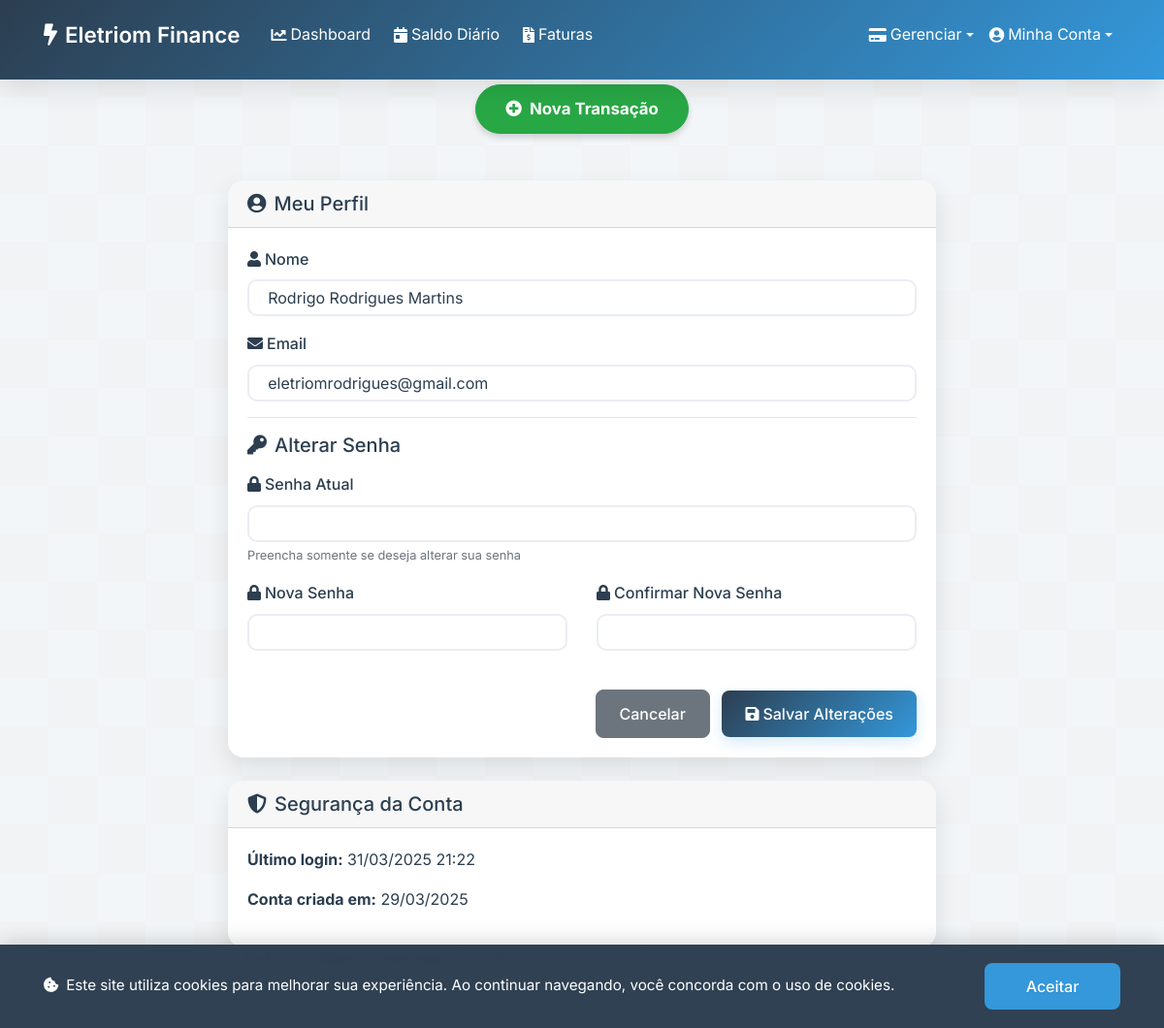
The app's page /profile (signed in) with its own data.
### app.py (models this page shows, shortened)
class User(db.Model, UserMixin):
    id = db.Column(db.Integer, primary_key=True)
    name = db.Column(db.String(100), nullable=False)
    email = db.Column(db.String(100), unique=True, nullable=False)
    password_hash = db.Column(db.String(200), nullable=False)
    created_at = db.Column(db.DateTime, default=datetime.now)
    last_login = db.Column(db.DateTime, nullable=True)
    active = db.Column(db.Boolean, default=True)
    is_admin = db.Column(db.Boolean, default=False)  # Campo para indicar se o usuário é administrador
    transactions = db.relationship('Transaction', backref='user', lazy=True)
    credit_cards = db.relationship('CreditCard', backref='user', lazy=True)

### app.py (the view, shortened to what this page needs)
@app.route('/profile', methods=['GET', 'POST'])
@login_required
def profile():
    return render_template('profile.html')

### app.py (called while the page is built)
@login_manager.user_loader
def load_user(user_id):
    return db.session.get(User, int(user_id))

### templates/profile.html
{% extends "base.html" %}
{% block content %}
<div class="row justify-content-center">
  <div class="col-md-8">
    <div class="card">
      <div class="card-header d-flex justify-content-between align-items-center">
        <h5 class="mb-0"><i class="fas fa-user-circle mr-2"></i>Meu Perfil</h5>
      </div>
      <div class="card-body">
        <form method="POST" action="{{ url_for('profile') }}">
          <div class="form-group">
            <label for="name"><i class="fas fa-user mr-1"></i>Nome</label>
            <input type="text" class="form-control" id="name" name="name" value="{{ current_user.name }}" required>
          </div>
          <div class="form-group">
            <label for="email"><i class="fas fa-envelope mr-1"></i>Email</label>
            <input type="email" class="form-control" id="email" name="email" value="{{ current_user.email }}" required>
          </div>
          <hr>
          <h5 class="mb-3"><i class="fas fa-key mr-2"></i>Alterar Senha</h5>
          <div class="form-group">
            <label for="current_password"><i class="fas fa-lock mr-1"></i>Senha Atual</label>
            <input type="password" class="form-control" id="current_password" name="current_password">
            <small class="form-text text-muted">Preencha somente se deseja alterar sua senha</small>
          </div>
          <div class="row">
            <div class="col-md-6">
              <div class="form-group">
                <label for="new_password"><i class="fas fa-lock mr-1"></i>Nova Senha</label>
                <input type="password" class="form-control" id="new_password" name="new_password">
              </div>
            </div>
            <div class="col-md-6">
              <div class="form-group">
                <label for="new_password2"><i class="fas fa-lock mr-1"></i>Confirmar Nova Senha</label>
                <input type="password" class="form-control" id="new_password2" name="new_password2">
              </div>
            </div>
          </div>
          <div class="text-right mt-4">
            <a href="{{ url_for('index') }}" class="btn btn-secondary mr-2">Cancelar</a>
            <button type="submit" class="btn btn-primary"><i class="fas fa-save mr-1"></i>Salvar Alterações</button>
          </div>
        </form>
      </div>
    </div>
    <div class="card mt-4">
      <div class="card-header d-flex justify-content-between align-items-center">
        <h5 class="mb-0"><i class="fas fa-shield-alt mr-2"></i>Segurança da Conta</h5>
      </div>
      <div class="card-body">
        <p>
          <strong>Último login:</strong>
          {% if current_user.last_login %}
            {{ current_user.last_login.strftime("%d/%m/%Y %H:%M") }}
          {% else %}
            Não disponível
          {% endif %}
        </p>
        <p>
          <strong>Conta criada em:</strong>
          {{ current_user.created_at.strftime("%d/%m/%Y") }}
        </p>
      </div>
    </div>
  </div>
</div>
{% endblock %}

### static/style.css (style rules this page uses)
:root { --primary-color: #2c3e50; --secondary-color: #34495e; --accent-color: #3498db; --success-color: #2ecc71; --danger-color: #e74c3c; --text-color: #2c3e50; --light-bg: #f8f9fa; --border-color: #dee2e6; --primary-gradient: linear-gradient(135deg, #2c3e50, #3498db); --secondary-gradient: linear-gradient(135deg, #3498db, #2ecc71); --box-shadow: 0 10px 25px rgba(0, 0, 0, 0.1); --text-shadow: 0 1px 2px rgba(0, 0, 0, 0.1); }
* { margin: 0; padding: 0; box-sizing: border-box; }
body { font-family: 'Inter', -apple-system, BlinkMacSystemFont, sans-serif; line-height: 1.6; color: var(--text-color); }
.card { border: none; border-radius: 16px; box-shadow: var(--box-shadow); transition: all 0.3s ease; overflow: hidden; }
.form-control { border-radius: 10px; border: 2px solid #eaedf2; padding: 0.75rem 1.2rem; transition: all 0.3s ease; color: var(--text-color); background-color: white; font-size: 1rem; }
.form-group label { font-weight: 500; margin-bottom: 0.5rem; }
.btn { border-radius: 8px; padding: 0.75rem 1.5rem; font-weight: 500; transition: transform 0.2s; }
.btn-primary { background: var(--primary-gradient); border: none; box-shadow: 0 5px 15px rgba(52, 152, 219, 0.2); }

### records on screen
User: name "Rodrigo Rodrigues Martins", email "eletriomrodrigues@gmail.com", last_login "31/03/2025 21:22", created_at "29/03/2025"
